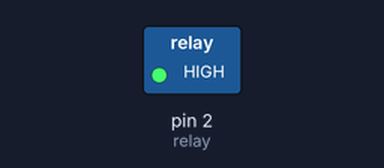
Bench run of a sketch on a simulated Arduino Uno, built with avr-gcc and run on an emulated ATmega328P. Parts: switched loads named in the sketch (green lamp = pin HIGH).

Above: at 1.5 s.
At 4.5 s:
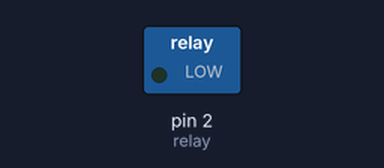
Timing chart, 0 to 7.8 s (numbered marks = the images above):
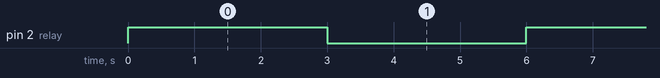

The sketch:

Relay_Arduino.ino
```cpp
int relay=2; // The pin that the relay is atteched to

void setup() {
 pinMode(relay,OUTPUT); // Initalize relay as an output.
}

void loop() { // The loop function runs over and over again forever.

digitalWrite(relay,HIGH); // turn the relay on.
delay(3000);
digitalWrite(relay,LOW); // turn the relay off
delay(3000);
}
```

Measured:
- by itself, pin 2 (relay): alternates HIGH for 3.0 s and LOW for 3.0 s
